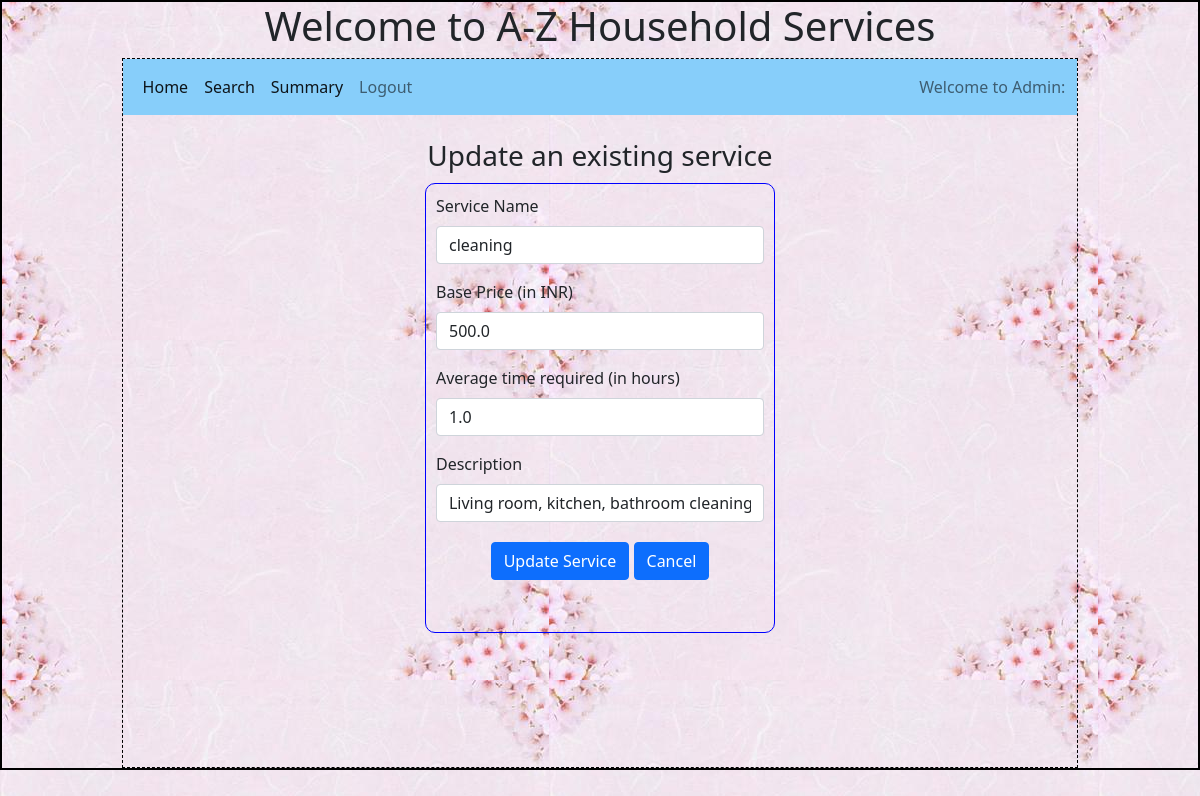
Page /admin/service/update/1/1 on the committed database.
### backend/models.py (models this page shows)
class Service(db.Model):
    __tablename__ = 'service'
    id=db.Column(db.Integer,primary_key=True)
    name = db.Column(db.String, nullable = False)
    base_price = db.Column(db.Float, nullable = False)
    avg_time_req = db.Column(db.Float, nullable = False) # Time in hours
    description = db.Column(db.String, nullable = False)
    sp = db.relationship('Service_professional', cascade = "all, delete", backref = 'service', lazy = True)
    sr = db.relationship('Service_request', cascade = "all, delete", backref = 'service', lazy = True)

### backend/controllers.py (the view)
@app.route("/admin/service/update/<service_id>/<uname>", methods= ['GET', 'POST'])
def update_service(service_id, uname):
    if request.method == 'POST':
        updated_name = request.form.get('name')
        updated_base_price = request.form.get('base_price')
        updated_avg_time_req = request.form.get('avg_time_req')
        updated_description = request.form.get('description')
        updated_service = service = Service.query.filter_by(id = service_id).first()
        updated_service.name = updated_name
        updated_service.base_price = updated_base_price
        updated_service.avg_time_req = updated_avg_time_req
        updated_service.description = updated_description
        db.session.commit()
        return redirect(url_for('admin_dashboard', uname=uname))
    else:
        service = Service.query.filter_by(id = service_id).first()
        return render_template ('add_update_service.html', heading = 'Update an existing service', service = service,
                                action = 'Update Service', uname=uname)

### templates/add_update_service.html
{%extends "admin_layout.html"%}
{%block content%}
<br>
    <div>
        <div style="text-align: center;"><h3>{{heading}}</h3></div>
        {%if action == 'Add Service'%}
        <form action="/admin/service/add/{{uname}}" method="POST">
        <div class="input_form" style="margin: auto; margin-top: 10px; height: 450px;">
            <div class="mb-3">
                <label for="name" class="form-label">Service Name</label>
                <input type="name" class="form-control" name="name" id="name" placeholder='service_name'>
            </div>
            <div class="mb-3">
                <label for="base_price" class="form-label">Base Price (in INR)</label>
                <input type="base_price" class="form-control" name="base_price" id="base_price" placeholder='base_price'>
            </div>
            <div class="mb-3">
                <label for="avg_time_req" class="form-label">Average time required (in hours)</label>
                <input type="avg_time_req" class="form-control" name="avg_time_req" id="avg_time_req" placeholder='time_req'>
            </div>
            <div class="mb-3">
                <label for="description" class="form-label">Description</label>
                <input type="text" class="form-control" name="description" id="description" placeholder='description'>
            </div>
            <div class="mb-3" style="text-align: center; margin-top: 20px;">
                <button type="submit" class="btn btn-primary" style="text-align: center; margin: auto;">{{action}}</button>
                <a href="/admin/{{uname}}" type="button" class="btn btn-primary" style="text-align: center; margin: auto;">Cancel</a>
            </div>
        </div>
        </form>
        {%elif action == 'Update Service'%}
        <form action="/admin/service/update/{{service.id}}/{{uname}}" method="POST">
            <div class="input_form" style="margin: auto; margin-top: 10px; height: 450px;">
                <div class="mb-3">
                    <label for="name" class="form-label">Service Name</label>
                    <input type="name" class="form-control" name="name" id="name" value='{{service.name}}'>
                </div>
                <div class="mb-3">
                    <label for="base_price" class="form-label">Base Price (in INR)</label>
                    <input type="base_price" class="form-control" name="base_price" id="base_price" value='{{service.base_price}}'>
                </div>
                <div class="mb-3">
                    <label for="avg_time_req" class="form-label">Average time required (in hours)</label>
                    <input type="avg_time_req" class="form-control" name="avg_time_req" id="avg_time_req" value='{{service.avg_time_req}}'>
                </div>
                <div class="mb-3">
                    <label for="description" class="form-label">Description</label>
                    <input type="text" class="form-control" name="description" id="description" value='{{service.description}}'>
                </div>
                <div class="mb-3" style="text-align: center; margin-top: 20px;">
                    <button type="submit" class="btn btn-primary" style="text-align: center; margin: auto;">{{action}}</button>
                    <a href="/admin/{{uname}}" type="button" class="btn btn-primary" style="text-align: center; margin: auto;">Cancel</a>
                </div>
            </div>
        {%endif%}
{%endblock%}

### static/styles/main.css (style rules this page uses)
* { margin: 0px; }
body { background-image: url("../images/background.jpeg"); }
.input_form { border: 1px solid blue; width: 350px; height: 350px; margin: auto; margin-top: 100px; padding: 10px; border-radius: 10px; font-size: 16px; text-align: justify; }

### rows in the picture
Service: name "cleaning", base_price "500.0", avg_time_req "1.0", description "Living room, kitchen, bathroom cleaning"

### other values in the picture
{{ heading }} "Update an existing service"
{{ action }} "Update Service"
